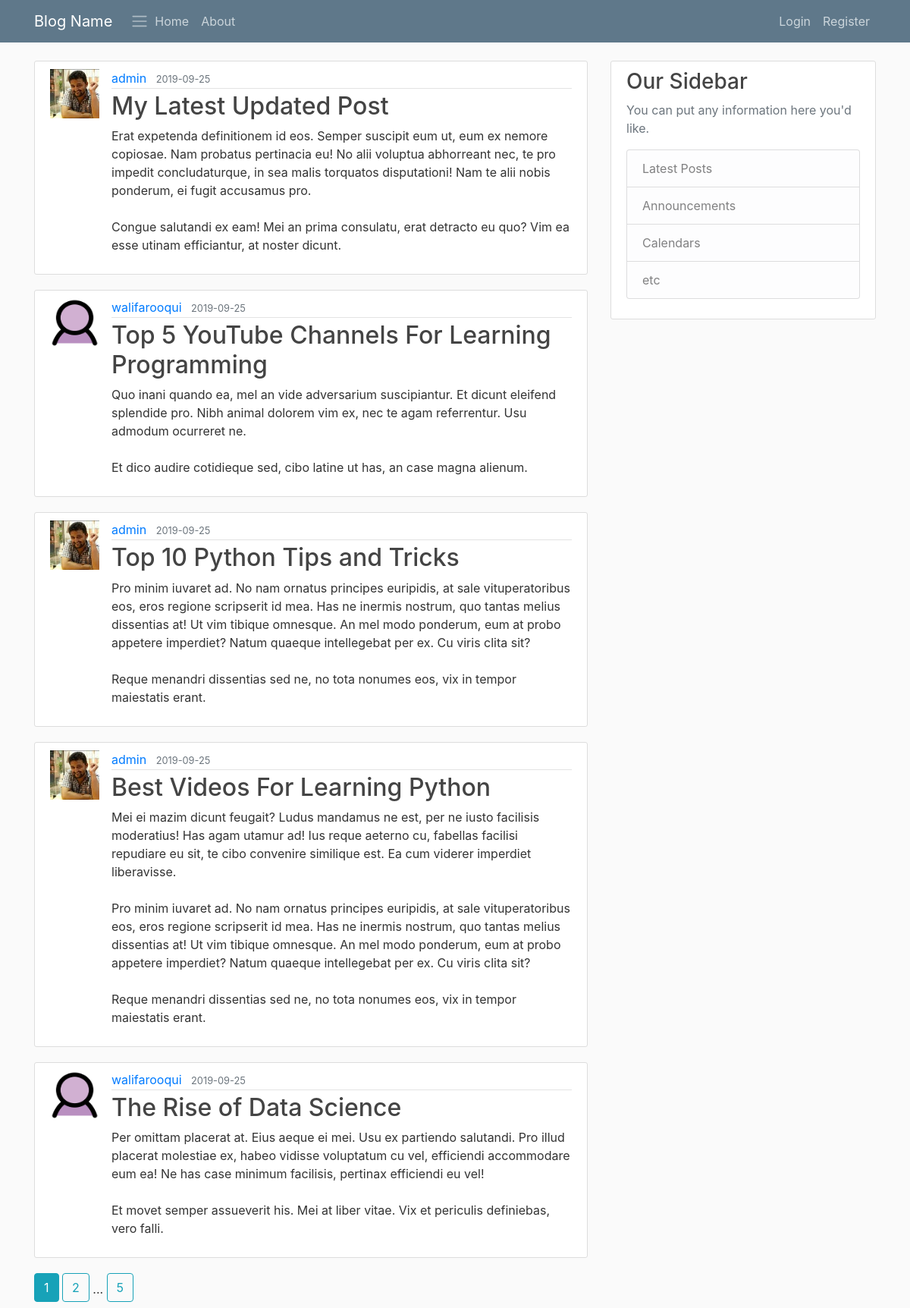
The page /home on the database its author committed.
### ds_blog/models.py (models this page shows, shortened)
class Post(db.Model):
	id = db.Column(db.Integer, primary_key = True)
	title = db.Column(db.String(100), nullable = False)
	date_posted = db.Column(db.DateTime, nullable = False, default = datetime.utcnow)
	content = db.Column(db.Text, nullable = False)
	user_id = db.Column(db.Integer, db.ForeignKey('user.id'), nullable = False)

class User(db.Model, UserMixin):
	id = db.Column(db.Integer, primary_key = True)
	username = db.Column(db.String(20), unique = True, nullable = False)
	email = db.Column(db.String(120), unique = True, nullable = False)
	image_file = db.Column(db.String(20), nullable = False, default = 'default.jpg')
	password = db.Column(db.String(60), nullable = False)
	posts = db.relationship('Post', backref = 'author', lazy = True)

### ds_blog/main/routes.py (the view)
@main.route("/")
@main.route("/home")
def home():
    page = request.args.get('page', 1, type=int)
    posts = Post.query.order_by(Post.date_posted.desc()).paginate(page=page, per_page=5)
    return render_template('home.html', posts = posts, title='Blogposts')

### ds_blog/templates/home.html
{% extends 'layout.html' %}
{% block content %}
	{% for post in posts.items %}
		<article class="media content-section">
			<img class="rounded-cricle article-img" src = "{{ url_for('static', filename = 'profile_pic/' + post.author.image_file) }}">
		  <div class="media-body">
		    <div class="article-metadata">
		      <a class="mr-2" href="{{ url_for('users.user_posts', username = post.author.username )}}">{{ post.author.username }}</a>
					<small class="text-muted"> {{ post.date_posted.strftime("%Y-%m-%d") }} </small>
		    </div>
		    <h2><a class="article-title" href="{{ url_for('posts.post', post_id = post.id)}}">{{ post.title }}</a></h2>
		    <p class="article-content">{{ post.content }}</p>
		  </div>
		</article>
	{% endfor %}
	{% for page_num in posts.iter_pages(left_edge =1, right_edge =1, left_current=2, right_current=2) %}
		{% if page_num %}
			{% if posts.page == page_num %}
			<a class = "btn btn-info mb-2" href= "{{ url_for('main.home', page = page_num)}}"> {{ page_num }} </a>
			{% else %}
			<a class = "btn btn-outline-info mb-2" href= "{{ url_for('main.home', page = page_num)}}"> {{ page_num }} </a>
			{% endif %}
		{% else %}
		 ...
		{% endif %}
	{% endfor %}
{% endblock content %}

### ds_blog/templates/layout.html (shortened to what this page needs)
<!DOCTYPE html>
<html>
<head>
    <link rel="stylesheet" href="https://stackpath.bootstrapcdn.com/bootstrap/4.3.1/css/bootstrap.min.css">
    <link rel="stylesheet" type = "text/css" href = "{{ url_for('static', filename='main.css')}}" >
</head>
<body>
	<header class="site-header">
	  <nav class="navbar navbar-expand-md navbar-dark bg-steel fixed-top">
	    <div class="container">
	      <a class="navbar-brand mr-4" href="{{url_for('main.home')}}">Blog Name</a>
	        <span class="navbar-toggler-icon"></span>
	      <div class="collapse navbar-collapse" id="navbarToggle">
	        <div class="navbar-nav mr-auto">
	          <a class="nav-item nav-link" href="{{url_for('main.home')}}">Home</a>
	          <a class="nav-item nav-link" href="{{url_for('main.about')}}">About</a>
	        </div>
	        <div class="navbar-nav">
            {% if current_user.is_authenticated %}
            <a class="nav-item nav-link" href="{{ url_for('posts.new_post') }}">Add Post</a>
            <a class="nav-item nav-link" href="{{ url_for('users.account') }}">My Account</a>
            <a class="nav-item nav-link" href="{{ url_for('users.logout') }}">Logout</a>
            {% else %}
	          <a class="nav-item nav-link" href="{{ url_for('users.login') }}">Login</a>
	          <a class="nav-item nav-link" href="{{ url_for('users.register') }}">Register</a>
            {% endif %}
	        </div>
	      </div>
	    </div>
	  </nav>
	</header>
   <main role="main" class="container">
	  <div class="row">
	    <div class="col-md-8">
	      {% block content %}{% endblock %}
	    </div>
	    <div class="col-md-4">
	      <div class="content-section">
	        <h3>Our Sidebar</h3>
	        <p class='text-muted'>You can put any information here you'd like.
	          <ul class="list-group">
	            <li class="list-group-item list-group-item-light">Latest Posts</li>
	            <li class="list-group-item list-group-item-light">Announcements</li>
	            <li class="list-group-item list-group-item-light">Calendars</li>
	            <li class="list-group-item list-group-item-light">etc</li>
	          </ul>
	        </p>
	      </div>
	    </div>
	  </div>
	</main>
</body>
</html>

### ds_blog/static/main.css (style rules this page uses)
body { background: #fafafa; color: #333333; margin-top: 5rem; }
h1, h2, h3, h4, h5, h6 { color: #444444; }
.bg-steel { background-color: #5f788a; }
.site-header .navbar-nav .nav-link { color: #cbd5db; }
.content-section { background: #ffffff; padding: 10px 20px; border: 1px solid #dddddd; border-radius: 3px; margin-bottom: 20px; }
.article-title { color: #444444; }
.article-content { white-space: pre-line; }
.article-img { height: 65px; width: 65px; margin-right: 16px; }
.article-metadata { padding-bottom: 1px; margin-bottom: 4px; border-bottom: 1px solid #e3e3e3 }

### rows shown on the page
Post: image_file (picture), author.username "admin", date_posted "2019-09-25", title "My Latest Updated Post", content "Erat expetenda definitionem id eos. Semper suscipit eum ut, eum ex nemore copiosae. Nam probatus pertinacia eu! No alii voluptua abhorreant nec, te pro impedit concludaturque, in sea malis torquatos disputationi! Nam te alii nobis ponderum, ei fugit accusamus pro. Congue salutandi ex eam! Mei an prima consulatu, erat detracto eu quo? Vim ea esse utinam efficiantur, at noster dicunt."
Post: image_file (placeholder picture), author.username "walifarooqui", date_posted "2019-09-25", title "Top 5 YouTube Channels For Learning Programming", content "Quo inani quando ea, mel an vide adversarium suscipiantur. Et dicunt eleifend splendide pro. Nibh animal dolorem vim ex, nec te agam referrentur. Usu admodum ocurreret ne. Et dico audire cotidieque sed, cibo latine ut has, an case magna alienum."
Post: image_file (picture), author.username "admin", date_posted "2019-09-25", title "Top 10 Python Tips and Tricks", content "Pro minim iuvaret ad. No nam ornatus principes euripidis, at sale vituperatoribus eos, eros regione scripserit id mea. Has ne inermis nostrum, quo tantas melius dissentias at! Ut vim tibique omnesque. An mel modo ponderum, eum at probo appetere imperdiet? Natum quaeque intellegebat per ex. Cu viris clita sit? Reque menandri dissentias sed ne, no tota nonumes eos, vix in tempor maiestatis erant."
Post: image_file (picture), author.username "admin", date_posted "2019-09-25", title "Best Videos For Learning Python", content "Mei ei mazim dicunt feugait? Ludus mandamus ne est, per ne iusto facilisis moderatius! Has agam utamur ad! Ius reque aeterno cu, fabellas facilisi repudiare eu sit, te cibo convenire similique est. Ea cum viderer imperdiet liberavisse. Pro minim iuvaret ad. No nam ornatus principes euripidis, at sale vituperatoribus eos, eros regione scripserit id mea. Has ne inermis nostrum, quo tantas melius dissentias at! Ut vim tibique omnesque. An mel modo ponderum, eum at probo appetere imperdiet? Natum quaeque intellegebat per ex. Cu viris clita sit? Reque menandri dissentias sed ne, no tota nonumes eos, vix in tempor maiestatis erant."
Post: image_file (placeholder picture), author.username "walifarooqui", date_posted "2019-09-25", title "The Rise of Data Science", content "Per omittam placerat at. Eius aeque ei mei. Usu ex partiendo salutandi. Pro illud placerat molestiae ex, habeo vidisse voluptatum cu vel, efficiendi accommodare eum ea! Ne has case minimum facilisis, pertinax efficiendi eu vel! Et movet semper assueverit his. Mei at liber vitae. Vix et periculis definiebas, vero falli."

### other values the page prints
{{ page_num }} "1"
{{ page_num }} "2" "5"
